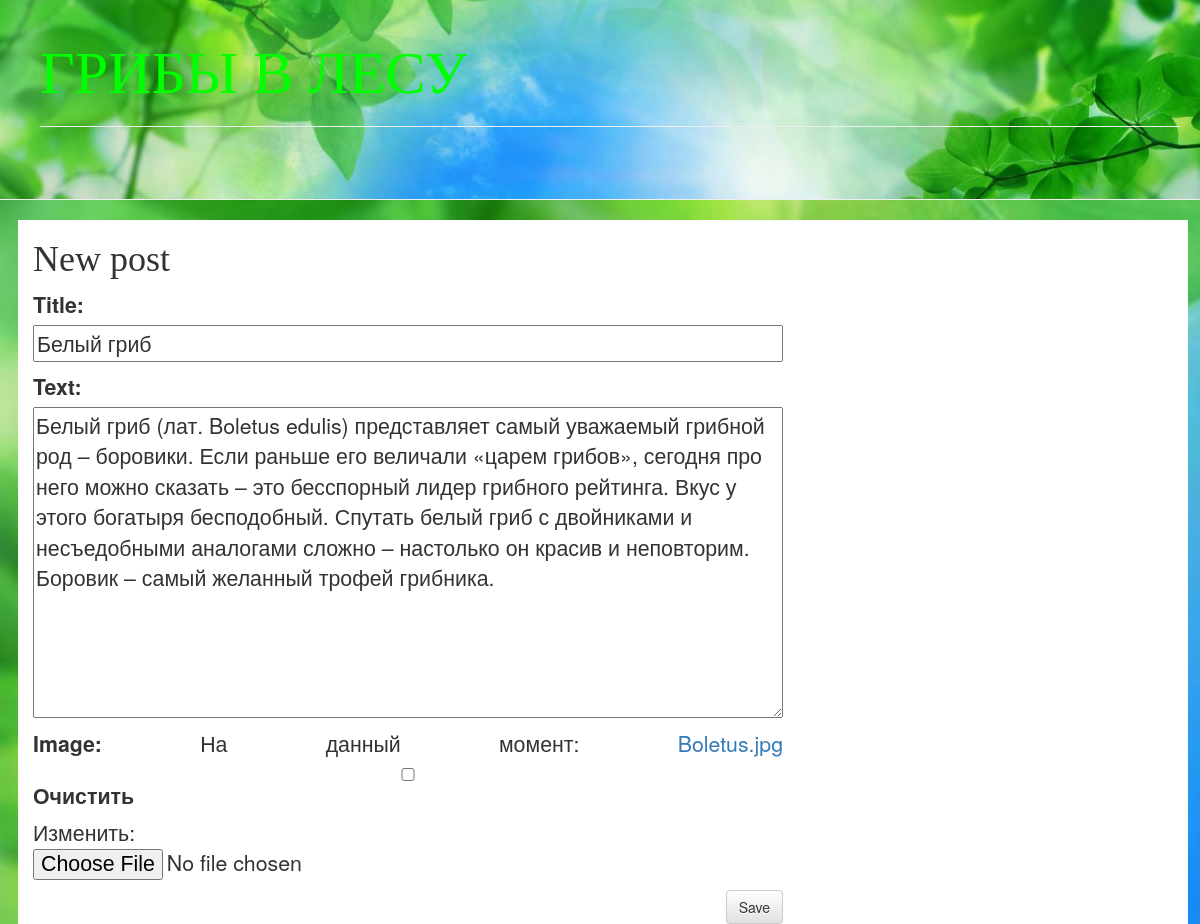
The app's page /post/1/edit/ with its own data.
### blog/models.py (models this page shows, shortened)
class Post(models.Model):
    author = models.ForeignKey(settings.AUTH_USER_MODEL, on_delete=models.CASCADE)
    title = models.CharField(max_length=200)
    text = models.TextField()
    image = models.FileField(null=True, blank=True)
    created_date = models.DateTimeField(default=timezone.now)
    published_date = models.DateTimeField(blank=True, null=True)

### blog/views.py (the view)
# urls.py: path('post/<int:pk>/edit/', views.post_edit, name='post_edit'),
def post_edit(request, pk):
    post = get_object_or_404(Post, pk=pk)
    if request.method == "POST":
        form = PostForm(request.POST, instance=post)
        if form.is_valid():
            post = form.save(commit=False)
            post.author = request.user
            post.published_date = timezone.now()
            post.save()
            return redirect('post_detail', pk=post.pk)
    else:
        form = PostForm(instance=post)
    return render(request, 'blog/post_edit.html', {'form': form})

### blog/forms.py
class PostForm(forms.ModelForm):
    class Meta:
        model = Post
        fields = ('title', 'text', 'image')

### blog/templates/blog/post_edit.html
{% extends 'blog/base.html' %}
{% block content %}
    <h1>New post</h1>
    <form method="POST" class="post-form">{% csrf_token %}
        {{ form.as_p }}
        <button type="submit" class="save btn btn-default">Save</button>
    </form>
{% endblock %}

### blog/static/css/blog.css (style rules this page uses)
body { text-align:justify; width:100%; height:200px; background: url('../css/nubex.jpg') no-repeat; background-size:cover }
h1, h2, h3, h4 { font-family: 'Arial Black'; }
.save { float: right; }
.post-form textarea, .post-form input { width: 100%; }

### records on screen
Post: title "Белый гриб", text "Белый гриб (лат. Boletus edulis) представляет самый уважаемый грибной род – боровики. Если раньше его величали «царем грибов», сегодня про него можно сказать – это бесспорный лидер грибного рейтинга. Вкус у этого богатыря бесподобный. Спутать белый гриб с двойниками и несъедобными аналогами сложно – настолько он красив и неповторим. Боровик – самый желанный трофей грибника."
